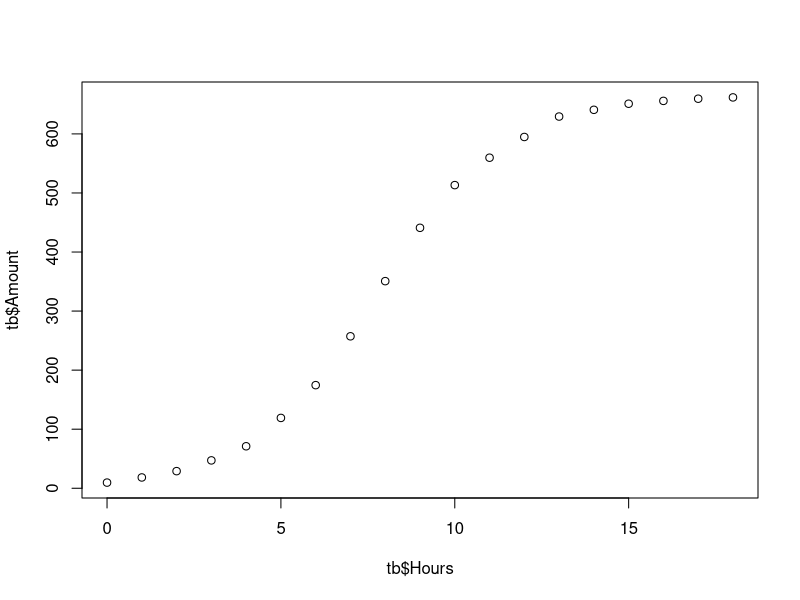
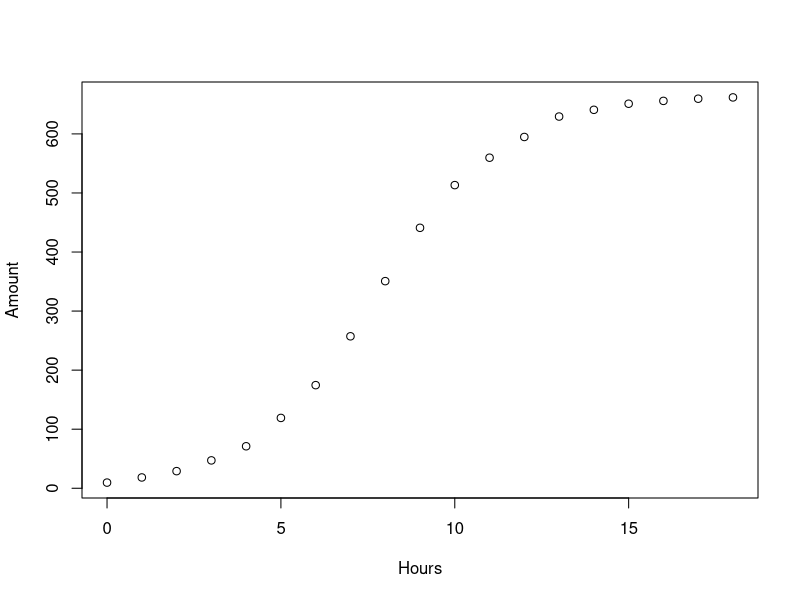
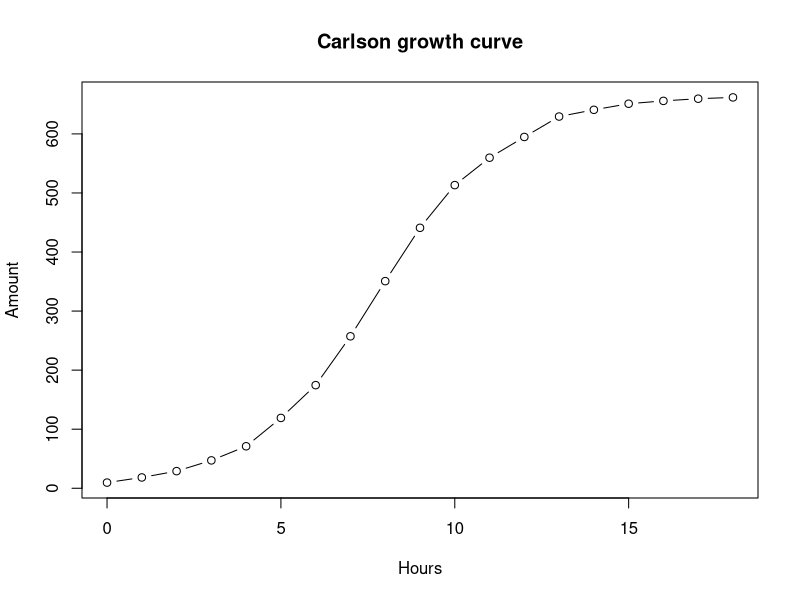
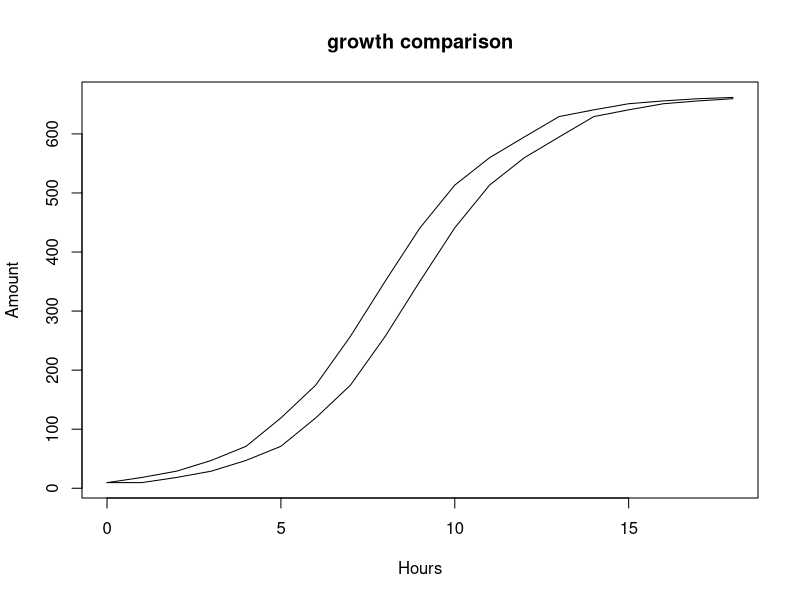
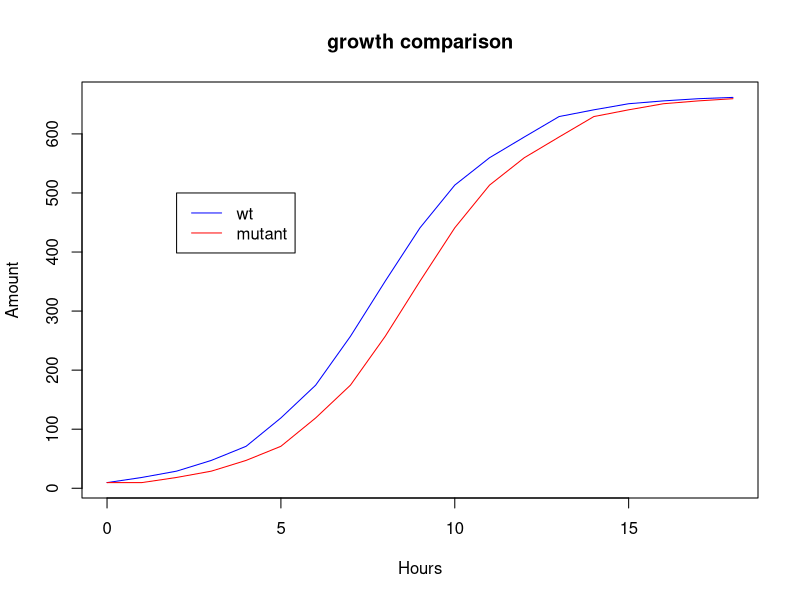
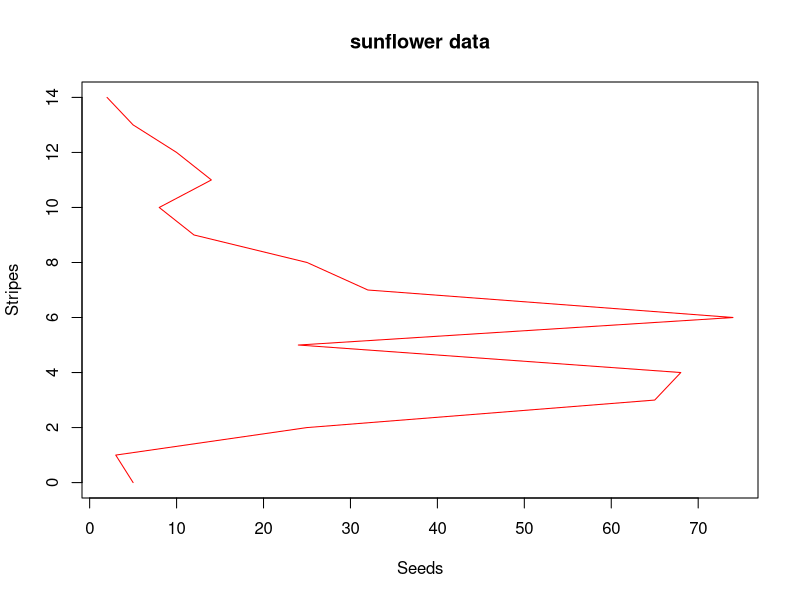
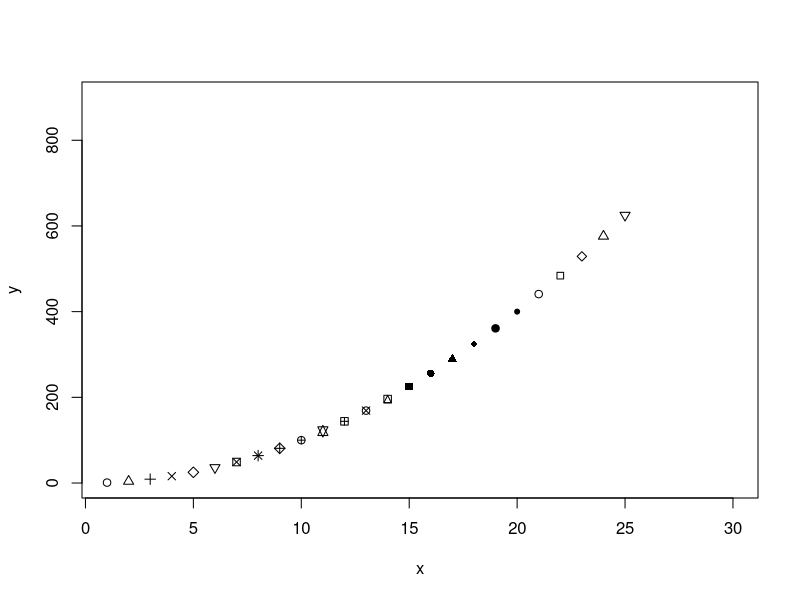

The R source for these figures, in order:
## ---- chunk 1
rm(list=ls()) #clearn my workspace
tb = read.csv("Carlson_Yeast.csv");
## ---- chunk 2
 plot( tb$Amount ~ tb$Hours );
## ---- chunk 3
 plot( Amount ~ Hours, data=tb );
## ---- chunk 4
 plot( Amount ~ Hours, data=tb, type="b",
    main="Carlson growth curve" );
## ---- chunk 5
##### the second data set, multiple plots
 tb2 = read.csv( "Carlson2.csv" );

 ##first try, not pretty
 plot( tb2$Amount ~ tb2$Hours, ylab="Amount",xlab="Hours",type="l", 
    main="growth comparison");
 lines( tb2$Amount2 ~ tb2$Hours );

## ---- chunk 6
 ##now, let's add colors
 plot( tb2$Amount ~ tb2$Hours, ylab="Amount",xlab="Hours",type="l", 
    main="growth comparison", col="blue");
 lines( tb2$Amount2 ~ tb2$Hours, col="red" );

 ##add legends
 legend(2,500,c("wt","mutant"), col=c("blue","red"), lwd=c(1,1) )
## ---- chunk 7
##### plot sunflower seed data
 sunflower = read.csv("SunflowerSeedData.csv");

 plot( sunflower$Stripes ~ sunflower$Seeds, ylab="Stripes"
       , xlab="Seeds", main="sunflower data", type="l"
       , col="red"
       )
## ---- chunk 8

 
 x= seq(1:30)
 y= x^2;
 write.csv(x, "x.csv", row.names=F)
 write.csv(y, "y.csv", row.names=F)
 output = cbind(x, y)
 write.csv(output, "xy.csv", row.names=F)
  
 plot( y ~ x, pch=x )
 
 
